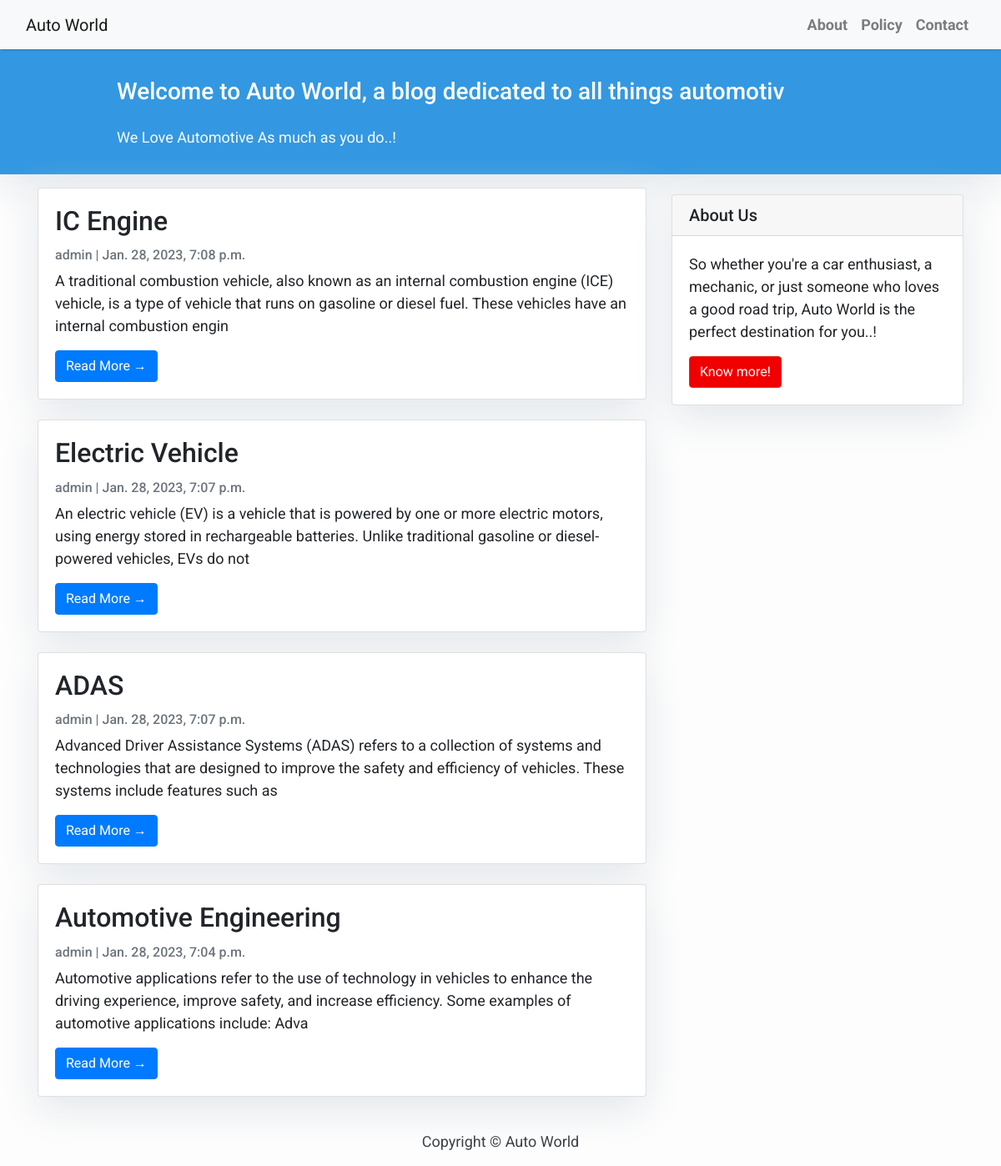
The page / on the database its author committed.
### blog/models.py (models this page shows, shortened)
class Post(models.Model):
    title = models.CharField(max_length=200, unique=True)
    slug = models.SlugField(max_length=200, unique=True)
    author = models.ForeignKey(User, on_delete= models.CASCADE,related_name='blog_posts')
    updated_on = models.DateTimeField(auto_now= True)
    content = models.TextField()
    created_on = models.DateTimeField(auto_now_add=True)
    status = models.IntegerField(choices=STATUS, default=0)
    class Meta:
        ordering = ['-created_on']

### blog/views.py (the view)
# urls.py: path('', views.PostList.as_view(), name='home'),
class PostList(generic.ListView):
    queryset = Post.objects.filter(status=1).order_by('-created_on')
    template_name = 'index.html'

### templates/index.html (shortened to what this page needs)
{% extends "base.html" %}
{% block content %}
<header class="masthead">
    <div class="container">
        <div class="row">
            <div class=" col-md-8 col-md-10 mx-auto">
                <div class="site-heading">
                    <h3 class=" site-heading my-4 mt-3 text-white"> Welcome to Auto World, a blog dedicated to all things automotiv </h3>
                    <p class="text-light">We Love Automotive As much as you do..! &nbsp
                    </p>
                </div>
            </div>
        </div>
    </div>
</header>
<div class="container">
    <div class="row">
        <div class="col-md-8 mt-3 left">
            {% for post in post_list %}
            <div class="card mb-4">
                <div class="card-body">
                    <h2 class="card-title">{{ post.title }}</h2>
                    <p class="card-text text-muted h6">{{ post.author }} | {{ post.created_on}} </p>
                    <p class="card-text">{{post.content|slice:":200" }}</p>
                    <a href="{% url 'post_detail' post.slug  %}" class="btn btn-primary">Read More &rarr;</a>
                </div>
            </div>
            {% endfor %}
        </div>
        {% block sidebar %} {% include 'sidebar.html' %} {% endblock sidebar %}
    </div>
</div>
{%endblock%}

### templates/base.html (shortened to what this page needs)
{% load static %}
<html>
  <head>
    <link
      rel="stylesheet"
      href="https://maxcdn.bootstrapcdn.com/bootstrap/4.0.0/css/bootstrap.min.css"
    />
    <link
      rel="stylesheet"
      type="text/css"
      href="{% static 'css/styles.css' %}"
    />
  </head>
  <body>
    <nav
      class="navbar navbar-expand-lg navbar-light bg-light shadow"
      id="mainNav"
    >
      <div class="container-fluid">
        <a class="navbar-brand" href="{% url 'home' %}">Auto World</a>
        <div class="collapse navbar-collapse" id="navbarResponsive">
          <ul class="navbar-nav ml-auto">
            <li class="nav-item text-black">
              <a class="nav-link text-black font-weight-bold" href="#">About</a>
            </li>
            <li class="nav-item text-black">
              <a class="nav-link text-black font-weight-bold" href="#"
                >Policy</a
              >
            </li>
            <li class="nav-item text-black">
              <a class="nav-link text-black font-weight-bold" href="#"
                >Contact</a
              >
            </li>
          </ul>
        </div>
      </div>
    </nav>
    {% block content %}{% endblock content %}
    <footer class="py-3 bg-grey">
      <p class="m-0 text-dark text-center">Copyright &copy; Auto World</p>
    </footer>
  </body>
</html>

### templates/sidebar.html (shortened to what this page needs)
{% block sidebar %} {% load static %}
<div class="col-md-4 float-right">
  <div class="card my-4">
    <h5 class="card-header">About Us</h5>
    <div class="card-body">
      <p class="card-text">
        So whether you're a car enthusiast, a mechanic, or just someone who
        loves a good road trip, Auto World is the perfect destination for you..!
      </p>
      <a href="#" class="btn btn-danger">Know more!</a>
    </div>
  </div>
</div>
{% endblock sidebar %}

### static/css/styles.css (style rules this page uses)
body { font-family: "Roboto", sans-serif; font-size: 17px; background-color: #fdfdfd; }
.shadow { box-shadow: 0 4px 2px -2px rgba(0, 0, 0, 0.1); }
.btn-danger { color: #fff; background-color: #f00000; border-color: #dc281e; }
.masthead { background: #3398e1; height: auto; padding-bottom: 15px; box-shadow: 0 16px 48px #e3e7eb; padding-top: 10px; }

### templates/base.html (style rules this page uses)
body { font-family: "Roboto", sans-serif; font-size: 17px; background-color: #fdfdfd; }
.shadow { box-shadow: 0 4px 2px -2px rgba(0, 0, 0, 0.1); }
.btn-danger { color: #fff; background-color: #f00000; border-color: #dc281e; }
.masthead { background: #3398e1; height: auto; padding-bottom: 15px; box-shadow: 0 16px 48px #e3e7eb; padding-top: 10px; }

### templates/index.html (style rules this page uses)
body { font-family: "Roboto", sans-serif; font-size: 18px; background-color: #fdfdfd; }
.card { box-shadow: 0 16px 48px #E3E7EB; }

### templates/sidebar.html (style rules this page uses)
.card { box-shadow: 0 16px 48px #e3e7eb; }

### rows shown on the page
Post: title "IC Engine", author "admin", created_on "Jan. 28, 2023, 7:08 p.m.", content "A traditional combustion vehicle, also known as an internal combustion engine (ICE) vehicle, is a type of vehicle that runs on gasoline or diesel fuel. These vehicles have an internal combustion engin"
Post: title "Electric Vehicle", author "admin", created_on "Jan. 28, 2023, 7:07 p.m.", content "An electric vehicle (EV) is a vehicle that is powered by one or more electric motors, using energy stored in rechargeable batteries. Unlike traditional gasoline or diesel-powered vehicles, EVs do not"
Post: title "ADAS", author "admin", created_on "Jan. 28, 2023, 7:07 p.m.", content "Advanced Driver Assistance Systems (ADAS) refers to a collection of systems and technologies that are designed to improve the safety and efficiency of vehicles. These systems include features such as"
Post: title "Automotive Engineering", author "admin", created_on "Jan. 28, 2023, 7:04 p.m.", content "Automotive applications refer to the use of technology in vehicles to enhance the driving experience, improve safety, and increase efficiency. Some examples of automotive applications include: Adva"
